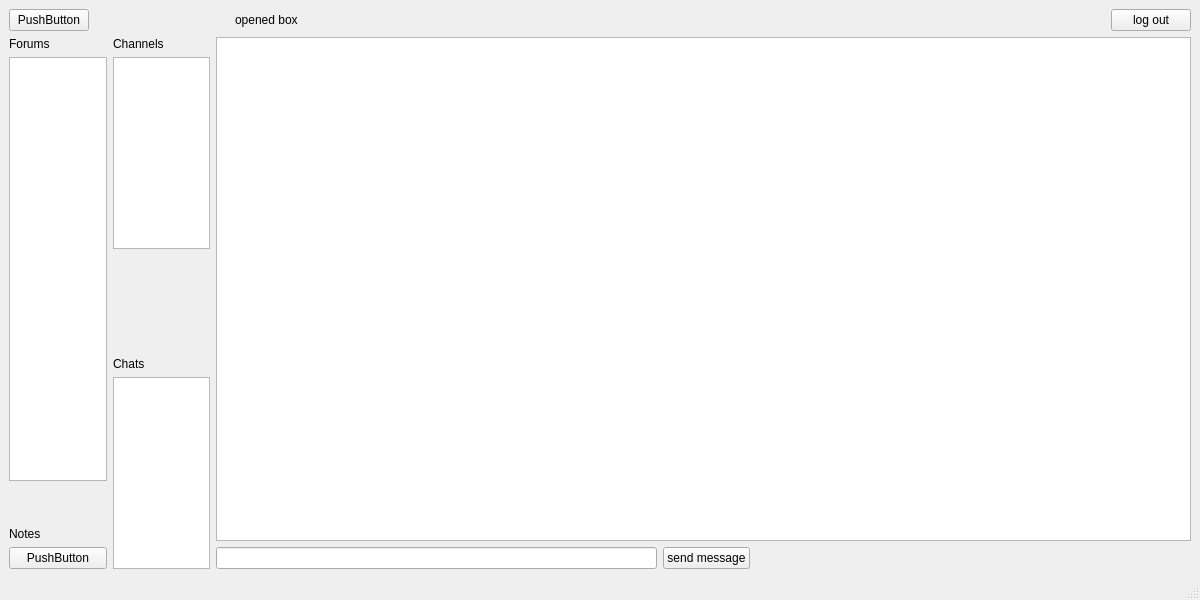
<?xml version="1.0" encoding="UTF-8"?>
<ui version="4.0">
 <class>MainWindow</class>
 <widget class="QMainWindow" name="MainWindow">
  <property name="geometry">
   <rect>
    <x>0</x>
    <y>0</y>
    <width>1200</width>
    <height>600</height>
   </rect>
  </property>
  <property name="windowTitle">
   <string>MainWindow</string>
  </property>
  <widget class="QWidget" name="centralwidget">
   <layout class="QGridLayout" name="gridLayout" columnstretch="1,1,10">
    <item row="2" column="1" rowspan="4">
     <layout class="QVBoxLayout" name="verticalLayout_right_bar">
      <item>
       <layout class="QVBoxLayout" name="verticalLayout_channels">
        <item>
         <widget class="QLabel" name="label_4">
          <property name="text">
           <string>Channels</string>
          </property>
         </widget>
        </item>
        <item>
         <widget class="QListWidget" name="listWidget_chanells"/>
        </item>
        <item>
         <spacer name="verticalSpacer_2">
          <property name="orientation">
           <enum>Qt::Vertical</enum>
          </property>
          <property name="sizeHint" stdset="0">
           <size>
            <width>20</width>
            <height>40</height>
           </size>
          </property>
         </spacer>
        </item>
        <item>
         <layout class="QVBoxLayout" name="verticalLayout_chats">
          <item>
           <widget class="QLabel" name="label_3">
            <property name="text">
             <string>Chats</string>
            </property>
           </widget>
          </item>
          <item>
           <widget class="QListWidget" name="listWidget_chats"/>
          </item>
         </layout>
        </item>
       </layout>
      </item>
     </layout>
    </item>
    <item row="2" column="0" rowspan="4">
     <layout class="QVBoxLayout" name="verticalLayout_left_bar">
      <item>
       <layout class="QVBoxLayout" name="verticalLayout_notes">
        <item>
         <layout class="QVBoxLayout" name="verticalLayout_forums">
          <item>
           <widget class="QLabel" name="label">
            <property name="text">
             <string>Forums</string>
            </property>
           </widget>
          </item>
          <item>
           <widget class="QListWidget" name="listWidget_forums"/>
          </item>
         </layout>
        </item>
        <item>
         <spacer name="verticalSpacer">
          <property name="orientation">
           <enum>Qt::Vertical</enum>
          </property>
          <property name="sizeType">
           <enum>QSizePolicy::Maximum</enum>
          </property>
          <property name="sizeHint" stdset="0">
           <size>
            <width>20</width>
            <height>40</height>
           </size>
          </property>
         </spacer>
        </item>
        <item>
         <widget class="QLabel" name="label_2">
          <property name="text">
           <string>Notes</string>
          </property>
         </widget>
        </item>
        <item>
         <widget class="QPushButton" name="button_notes">
          <property name="text">
           <string>PushButton</string>
          </property>
         </widget>
        </item>
       </layout>
      </item>
     </layout>
    </item>
    <item row="0" column="0" colspan="3">
     <layout class="QHBoxLayout" name="horizontalLayout_4">
      <property name="spacing">
       <number>6</number>
      </property>
      <item>
       <widget class="QPushButton" name="button_return">
        <property name="text">
         <string>PushButton</string>
        </property>
       </widget>
      </item>
      <item>
       <spacer name="horizontalSpacer_3">
        <property name="orientation">
         <enum>Qt::Horizontal</enum>
        </property>
        <property name="sizeType">
         <enum>QSizePolicy::Fixed</enum>
        </property>
        <property name="sizeHint" stdset="0">
         <size>
          <width>140</width>
          <height>20</height>
         </size>
        </property>
       </spacer>
      </item>
      <item>
       <widget class="QLabel" name="label_opened_box">
        <property name="text">
         <string>opened box</string>
        </property>
       </widget>
      </item>
      <item>
       <spacer name="horizontalSpacer_2">
        <property name="orientation">
         <enum>Qt::Horizontal</enum>
        </property>
        <property name="sizeHint" stdset="0">
         <size>
          <width>40</width>
          <height>20</height>
         </size>
        </property>
       </spacer>
      </item>
      <item>
       <widget class="QPushButton" name="button_log_out">
        <property name="sizePolicy">
         <sizepolicy hsizetype="Fixed" vsizetype="Fixed">
          <horstretch>0</horstretch>
          <verstretch>0</verstretch>
         </sizepolicy>
        </property>
        <property name="text">
         <string>log out</string>
        </property>
       </widget>
      </item>
     </layout>
    </item>
    <item row="2" column="2" rowspan="4">
     <layout class="QVBoxLayout" name="verticalLayout_3" stretch="15,1">
      <property name="spacing">
       <number>6</number>
      </property>
      <item>
       <widget class="QListWidget" name="listWidget_opened_box"/>
      </item>
      <item>
       <layout class="QHBoxLayout" name="horizontalLayout_2" stretch="0,0,0">
        <item>
         <widget class="QLineEdit" name="lineEdit"/>
        </item>
        <item>
         <widget class="QPushButton" name="button_send_message">
          <property name="text">
           <string>send message</string>
          </property>
         </widget>
        </item>
        <item>
         <spacer name="horizontalSpacer">
          <property name="orientation">
           <enum>Qt::Horizontal</enum>
          </property>
          <property name="sizeType">
           <enum>QSizePolicy::Expanding</enum>
          </property>
          <property name="sizeHint" stdset="0">
           <size>
            <width>40</width>
            <height>20</height>
           </size>
          </property>
         </spacer>
        </item>
       </layout>
      </item>
     </layout>
    </item>
   </layout>
  </widget>
  <widget class="QMenuBar" name="menubar">
   <property name="geometry">
    <rect>
     <x>0</x>
     <y>0</y>
     <width>1200</width>
     <height>21</height>
    </rect>
   </property>
  </widget>
  <widget class="QStatusBar" name="statusbar"/>
 </widget>
 <resources/>
 <connections/>
</ui>
